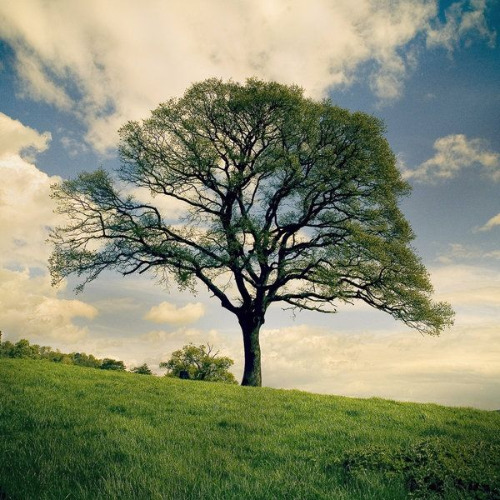
#> input picture lab3/photo.jpg, 500 x 500 px
$ python ex3.py
#> lines starting #> are read from the running program, lines starting #| are printed output that depends on the picture
import numpy as np
from PIL import Image
import matplotlib.pyplot as plt
from matplotlib.patches import Rectangle
from typing import Tuple
import os

class Node:
    def __init__(self, t_min, t_max, s_min, s_max, rank=0):
        self.t_min = t_min
        self.t_max = t_max
        self.s_min = s_min
        self.s_max = s_max
        self.size = (t_max - t_min + 1, s_max - s_min + 1)
        self.rank = rank
        self.singularvalues = None
        self.sons = []
        self.U = None
        self.V = None

def RGB():
    img = Image.open("photo.jpg").convert('RGB')
    data = np.array(img, dtype=np.uint8)
    R = data[:, :, 0].astype(np.float64)
    G = data[:, :, 1].astype(np.float64)
    B = data[:, :, 2].astype(np.float64)
    return [R, G, B]

def truncatedSVD(M, t_min, t_max, s_min, s_max, r):
    block = M[t_min: t_max + 1, s_min: s_max + 1]
    U, sigma, V = np.linalg.svd(block, full_matrices=False)
    return [U, sigma, V, block]

def CompressMatrix(M, t_min, t_max, s_min, s_max, r):
    [U, sigma, Vh, block] = truncatedSVD(M, t_min, t_max, s_min, s_max, r + 1)

    if np.allclose(block, 0):
        v = Node(t_min, t_max, s_min, s_max)
        return v

    actual_rank = min(r, len(sigma))

    v = Node(t_min, t_max, s_min, s_max, rank=actual_rank)
    v.singularvalues = sigma[:actual_rank]
    v.U = U[:, :actual_rank]
    D = np.diag(sigma[:actual_rank])
    v.V = D @ Vh[:actual_rank, :]

    return v

def CreateTree(M, t_min, t_max, s_min, s_max, r, e):
    [U, sigma, Vh, block] = truncatedSVD(M, t_min, t_max, s_min, s_max, r + 1)

    current_size = min(block.shape)

    if current_size <= r:
        is_admissible = True
    else:
        if sigma[r] < e:
            is_admissible = True
        else:
            is_admissible = False

    if is_admissible:
        v = CompressMatrix(M, t_min, t_max, s_min, s_max, r)
    else:
        v = Node(t_min, t_max, s_min, s_max)

        t_new_max = t_min + (t_max - t_min) // 2
        s_new_max = s_min + (s_max - s_min) // 2

        v.sons.append(CreateTree(M, t_min, t_new_max, s_min, s_new_max, r, e))
        v.sons.append(CreateTree(M, t_min, t_new_max, s_new_max + 1, s_max, r, e))
        v.sons.append(CreateTree(M, t_new_max + 1, t_max, s_min, s_new_max, r, e))
        v.sons.append(CreateTree(M, t_new_max + 1, t_max, s_new_max + 1, s_max, r, e))

    return v

def reconstruct_matrix(node):
    if node.sons:
        TL = reconstruct_matrix(node.sons[0])
        TR = reconstruct_matrix(node.sons[1])
        BL = reconstruct_matrix(node.sons[2])
        BR = reconstruct_matrix(node.sons[3])

        Top_row = np.hstack((TL, TR))
        Bottom_row = np.hstack((BL, BR))
        return np.vstack((Top_row, Bottom_row))
    else:
        if node.rank == 0:
            rows, cols = node.size
            return np.zeros((rows, cols), dtype=np.float64)
        else:
            return node.U @ node.V

# [14 lines left out: function reconstruct_bitmap, not called in this run]

def save_original_channels(R_orig, G_orig, B_orig):
    """Zapisuje oryginalne kanały jako obrazy w skali szarości"""
    R_orig_uint8 = np.clip(R_orig, 0, 255).astype(np.uint8)
    G_orig_uint8 = np.clip(G_orig, 0, 255).astype(np.uint8)
    B_orig_uint8 = np.clip(B_orig, 0, 255).astype(np.uint8)

    Image.fromarray(R_orig_uint8, 'L').save("original_R.png")
    Image.fromarray(G_orig_uint8, 'L').save("original_G.png")
    Image.fromarray(B_orig_uint8, 'L').save("original_B.png")

    # Zapisz oryginalny obraz RGB
    original_rgb = np.stack([R_orig_uint8, G_orig_uint8, B_orig_uint8], axis=2)
    Image.fromarray(original_rgb, 'RGB').save("original_RGB.png")

    print("Zapisano oryginalne kanały R, G, B oraz obraz RGB")

# [14 lines left out: function save_compressed_channels, not called in this run]

def plot_singular_values(sigma_R, sigma_G, sigma_B):
    """Rysuje wykres wartości osobliwych dla kanałów R, G, B"""
    plt.figure(figsize=(15, 10))

    # Wykres liniowy
    plt.subplot(2, 2, 1)
    plt.plot(sigma_R, 'r-', label='Kanał R', alpha=0.7, linewidth=2)
    plt.plot(sigma_G, 'g-', label='Kanał G', alpha=0.7, linewidth=2)
    plt.plot(sigma_B, 'b-', label='Kanał B', alpha=0.7, linewidth=2)
    plt.xlabel('Indeks wartości osobliwej')
    plt.ylabel('Wartość osobliwa')
    plt.title('Wartości osobliwe kanałów R, G, B\n(skala liniowa)')
    plt.legend()
    plt.grid(True, alpha=0.3)

    # Wykres logarytmiczny
    plt.subplot(2, 2, 2)
    plt.semilogy(sigma_R, 'r-', label='Kanał R', alpha=0.7, linewidth=2)
    plt.semilogy(sigma_G, 'g-', label='Kanał G', alpha=0.7, linewidth=2)
    plt.semilogy(sigma_B, 'b-', label='Kanał B', alpha=0.7, linewidth=2)
    plt.xlabel('Indeks wartości osobliwej')
    plt.ylabel('Wartość osobliwa (skala log)')
    plt.title('Wartości osobliwe kanałów R, G, B\n(skala logarytmiczna)')
    plt.legend()
    plt.grid(True, alpha=0.3)

    # Wykres pierwszych 50 wartości
    plt.subplot(2, 2, 3)
    n_show = min(50, len(sigma_R))
    plt.plot(range(n_show), sigma_R[:n_show], 'r-', label='Kanał R', alpha=0.7, linewidth=2)
    plt.plot(range(n_show), sigma_G[:n_show], 'g-', label='Kanał G', alpha=0.7, linewidth=2)
    plt.plot(range(n_show), sigma_B[:n_show], 'b-', label='Kanał B', alpha=0.7, linewidth=2)
    plt.xlabel('Indeks wartości osobliwej')
    plt.ylabel('Wartość osobliwa')
    plt.title('Pierwsze 50 wartości osobliwych\n(skala liniowa)')
    plt.legend()
    plt.grid(True, alpha=0.3)

    # Statystyki
    plt.subplot(2, 2, 4)
    plt.axis('off')
    stats_text = f"""
    STATYSTYKI WARTOŚCI OSOBLIWYCH:

    Kanał R:
    - σ₁ = {sigma_R[0]:.2f}
    - σ₁₀ = {sigma_R[9]:.2f}
    - σ₅₀ = {sigma_R[49]:.2f}
    - Liczba wartości: {len(sigma_R)}

    Kanał G:
    - σ₁ = {sigma_G[0]:.2f}
    - σ₁₀ = {sigma_G[9]:.2f}
    - σ₅₀ = {sigma_G[49]:.2f}
    - Liczba wartości: {len(sigma_G)}

    Kanał B:
    - σ₁ = {sigma_B[0]:.2f}
    - σ₁₀ = {sigma_B[9]:.2f}
    - σ₅₀ = {sigma_B[49]:.2f}
    - Liczba wartości: {len(sigma_B)}
    """
    plt.text(0.1, 0.9, stats_text, fontsize=10, verticalalignment='top',
             bbox=dict(boxstyle='round', facecolor='wheat', alpha=0.8))

    plt.tight_layout()
    plt.savefig('singular_values.png', dpi=300, bbox_inches='tight')
    plt.show()

def create_compression_visualization(R_root, G_root, B_root, method_name, original_size):
    """Tworzy wizualizację kompresji dla danej metody"""
    R_comp = reconstruct_matrix(R_root)
    G_comp = reconstruct_matrix(G_root)
    B_comp = reconstruct_matrix(B_root)

    R_final = np.clip(R_comp, 0, 255).astype(np.uint8)
    G_final = np.clip(G_comp, 0, 255).astype(np.uint8)
    B_final = np.clip(B_comp, 0, 255).astype(np.uint8)

    # Stwórz obraz RGB
    rgb_compressed = np.stack([R_final, G_final, B_final], axis=2)

    # Zapisz obrazy
    Image.fromarray(R_final, 'L').save(f"compressed_{method_name}_R.png")
    Image.fromarray(G_final, 'L').save(f"compressed_{method_name}_G.png")
    Image.fromarray(B_final, 'L').save(f"compressed_{method_name}_B.png")
    Image.fromarray(rgb_compressed, 'RGB').save(f"compressed_{method_name}_RGB.png")

    print(f"Zapisano wizualizację dla metody: {method_name}")

def draw_compression_tree(node, ax, max_depth=None, current_depth=0):
    """
    Rysuje wizualizację drzewa kompresji H-macierzy.

    Args:
        node: korzeń drzewa
        ax: osie matplotlib do rysowania
        max_depth: maksymalna głębokość do narysowania (None = bez ograniczeń)
        current_depth: aktualna głębokość (używana rekurencyjnie)
    """
    if max_depth is not None and current_depth > max_depth:
        return

    # Oblicz wymiary bloku
    x = node.s_min
    y = node.t_min
    width = node.s_max - node.s_min + 1
    height = node.t_max - node.t_min + 1

    # Rysuj prostokąt reprezentujący blok
    if node.sons:
        # Jeśli ma dzieci - to blok podzielony (nie skompresowany)
        rect = Rectangle((x, y), width, height, linewidth=1,
                        edgecolor='blue', facecolor='none', alpha=0.7)
        ax.add_patch(rect)

        # Rekurencyjnie rysuj dzieci
        for son in node.sons:
            draw_compression_tree(son, ax, max_depth, current_depth + 1)
    else:
        # Jeśli nie ma dzieci - to blok liścia (skompresowany lub zerowy)
        if node.rank > 0:
            # Blok skompresowany z rank > 0
            color = 'green' if node.rank <= 4 else 'orange'
            rect = Rectangle((x, y), width, height, linewidth=1,
                            edgecolor='darkgreen', facecolor=color, alpha=0.5)
            ax.add_patch(rect)

            # Dodaj tekst z rankiem
            # ax.text(x + width/2, y + height/2, f'rank={node.rank}',
            #        ha='center', va='center', fontsize=8, fontweight='bold')
        else:
            # Blok zerowy
            rect = Rectangle((x, y), width, height, linewidth=1,
                            edgecolor='red', facecolor='red', alpha=0.3)
            ax.add_patch(rect)

            # Dodaj tekst "zero"
            # ax.text(x + width/2, y + height/2, 'zero',
            #        ha='center', va='center', fontsize=8, fontweight='bold')

def visualize_compression_structure(R_root, G_root, B_root, method_name, original_size):
    """
    Tworzy wizualizację struktury kompresji dla wszystkich kanałów.

    Args:
        R_root, G_root, B_root: korzenie drzew dla każdego kanału
        method_name: nazwa metody kompresji
        original_size: krotka (wysokość, szerokość)
    """
    fig, axes = plt.subplots(1, 3, figsize=(18, 6))
    channels = ['R (Czerwony)', 'G (Zielony)', 'B (Niebieski)']
    roots = [R_root, G_root, B_root]

    for idx, (ax, channel, root) in enumerate(zip(axes, channels, roots)):
        # Rysuj strukturę drzewa
        draw_compression_tree(root, ax, max_depth=5)

        # Konfiguruj wykres
        ax.set_xlim(0, original_size[1])
        ax.set_ylim(0, original_size[0])
        ax.set_aspect('equal')
        ax.invert_yaxis()  # Oś Y rosnąca w dół (jak w obrazach)
        ax.set_title(f'Struktura kompresji - Kanał {channel}\nMetoda: {method_name}')
        ax.set_xlabel('Szerokość (piksele)')
        ax.set_ylabel('Wysokość (piksele)')
        ax.grid(True, alpha=0.3, linestyle='--')

    # Dodaj legendę
    from matplotlib.patches import Patch
    legend_elements = [
        Patch(facecolor='none', edgecolor='blue', alpha=0.7, label='Blok podzielony'),
        Patch(facecolor='green', edgecolor='darkgreen', alpha=0.5, label='Blok rank≤4'),
        Patch(facecolor='orange', edgecolor='darkgreen', alpha=0.5, label='Blok rank>4'),
        Patch(facecolor='red', edgecolor='red', alpha=0.3, label='Blok zerowy')
    ]

    fig.legend(handles=legend_elements, loc='lower center', ncol=4,
               bbox_to_anchor=(0.5, -0.05))

    plt.tight_layout()
    plt.savefig(f'compression_structure_{method_name}.png', dpi=300,
                bbox_inches='tight')
    plt.close(fig)
    print(f"Zapisano wizualizację struktury kompresji: 'compression_structure_{method_name}.png'")

def visualize_single_channel_compression(root, channel_name, method_name, original_size, max_depth=None):
    """
    Tworzy szczegółową wizualizację struktury kompresji dla pojedynczego kanału.

    Args:
        root: korzeń drzewa dla kanału
        channel_name: nazwa kanału
        method_name: nazwa metody kompresji
        original_size: krotka (wysokość, szerokość)
        max_depth: maksymalna głębokość do wyświetlenia
    """
    fig, (ax1, ax2) = plt.subplots(1, 2, figsize=(16, 8))

    # Pierwszy wykres: pełna struktura
    draw_compression_tree(root, ax1)
    ax1.set_xlim(0, original_size[1])
    ax1.set_ylim(0, original_size[0])
    ax1.set_aspect('equal')
    ax1.invert_yaxis()
    ax1.set_title(f'Pełna struktura kompresji\nKanał {channel_name}, Metoda: {method_name}')
    ax1.set_xlabel('Szerokość (piksele)')
    ax1.set_ylabel('Wysokość (piksele)')
    ax1.grid(True, alpha=0.2, linestyle='--')

    # Drugi wykres: ograniczona głębokość
    if max_depth is not None:
        draw_compression_tree(root, ax2, max_depth=max_depth)
        ax2.set_xlim(0, original_size[1])
        ax2.set_ylim(0, original_size[0])
        ax2.set_aspect('equal')
        ax2.invert_yaxis()
        ax2.set_title(f'Struktura kompresji (głębokość ≤ {max_depth})\nKanał {channel_name}, Metoda: {method_name}')
        ax2.set_xlabel('Szerokość (piksele)')
        ax2.set_ylabel('Wysokość (piksele)')
        ax2.grid(True, alpha=0.2, linestyle='--')
    else:
        ax2.axis('off')
        ax2.text(0.5, 0.5, 'Ograniczenie głębokości\nnie zastosowane',
                ha='center', va='center', fontsize=12,
                transform=ax2.transAxes)

    # Dodaj statystyki
    stats_text = collect_tree_statistics(root)
    fig.text(0.02, 0.02, stats_text, fontsize=9,
             verticalalignment='bottom',
             bbox=dict(boxstyle='round', facecolor='lightgray', alpha=0.8))

    plt.tight_layout()
    plt.savefig(f'compression_structure_{method_name}_{channel_name}.png',
                dpi=300, bbox_inches='tight')
    plt.close(fig)
    print(f"Zapisano szczegółową wizualizację: 'compression_structure_{method_name}_{channel_name}.png'")

def collect_tree_statistics(node, stats=None):
    """
    Zbiera statystyki drzewa kompresji.

    Returns:
        string ze statystykami
    """
    if stats is None:
        stats = {
            'total_blocks': 0,
            'leaf_blocks': 0,
            'divided_blocks': 0,
            'zero_blocks': 0,
            'compressed_blocks': 0,
            'max_rank': 0,
            'min_block_size': float('inf'),
            'max_block_size': 0
        }

    stats['total_blocks'] += 1

    # Oblicz rozmiar bloku
    block_size = (node.t_max - node.t_min + 1) * (node.s_max - node.s_min + 1)
    stats['min_block_size'] = min(stats['min_block_size'], block_size)
    stats['max_block_size'] = max(stats['max_block_size'], block_size)

    if node.sons:
        stats['divided_blocks'] += 1
        for son in node.sons:
            collect_tree_statistics(son, stats)
    else:
        stats['leaf_blocks'] += 1
        if node.rank == 0:
            stats['zero_blocks'] += 1
        else:
            stats['compressed_blocks'] += 1
            stats['max_rank'] = max(stats['max_rank'], node.rank)

    if stats == stats:  # Sprawdzenie czy to korzeń
        stats_text = f"""
        STATYSTYKI STRUKTURY KOMPRESJI:
        - Całkowita liczba bloków: {stats['total_blocks']}
        - Bloki liście: {stats['leaf_blocks']}
        - Bloki podzielone: {stats['divided_blocks']}
        - Bloki skompresowane: {stats['compressed_blocks']}
        - Bloki zerowe: {stats['zero_blocks']}
        - Maksymalny rank: {stats['max_rank']}
        - Minimalny rozmiar bloku: {stats['min_block_size']} pikseli
        - Maksymalny rozmiar bloku: {stats['max_block_size']} pikseli
        """
        return stats_text

def main():
    # Wczytaj obraz
    print("Wczytywanie obrazu...")
    RGB_matrices = RGB()
#> in RGB, img is the input picture: PIL image 500x500 RGB; mean R, G, B 133.5, 138.4, 111.7
#> in RGB, `B = data[:, :, 2].astype(np.float64)`:
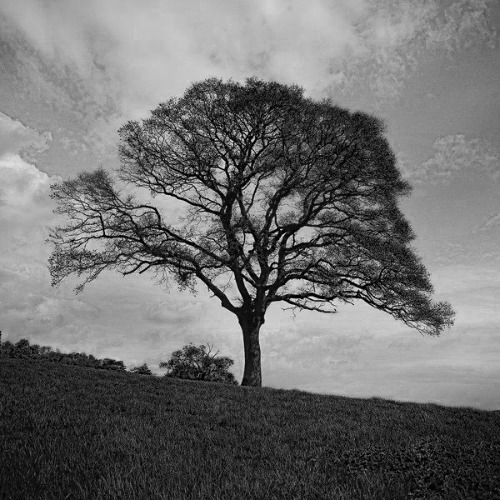
#> B: shape (500, 500) float64; min 0, max 231, mean 111.7
#> RGB_matrices = 3 items
    R_orig, G_orig, B_orig = RGB_matrices
    N, M = R_orig.shape
#> N = 500; M = 500

    print(f"Wymiary obrazu: {N}x{M}")
#| Wymiary obrazu: 500x500

    # Zapisz oryginalne kanały i obraz RGB
    print("Zapisywanie oryginalnych kanałów...")
    save_original_channels(R_orig, G_orig, B_orig)

    # Oblicz pełne SVD dla każdego kanału
    print("Obliczanie SVD dla kanału R...")
    U_R, sigma_R, V_R = np.linalg.svd(R_orig, full_matrices=False)
#> sigma_R = 500 values, max 71276 at index 0, min 0.113 at index 499, mean 620.9
    print("Obliczanie SVD dla kanału G...")
    U_G, sigma_G, V_G = np.linalg.svd(G_orig, full_matrices=False)
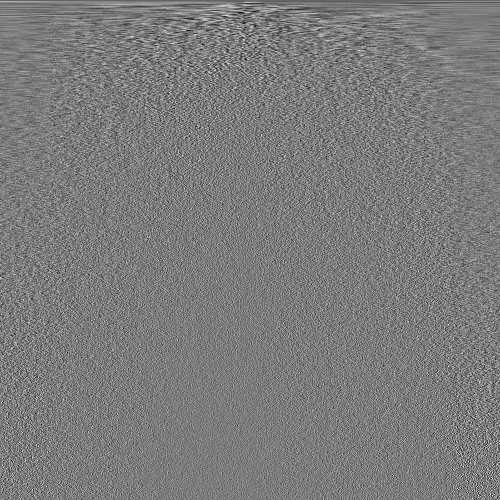
#> V_G: shape (500, 500) float64; min -0.242, max 0.255, mean -9.74e-05; drawn with min black and max white
#> sigma_G = 500 values, max 71826.3 at index 0, min 0.106 at index 499, mean 584.2
    print("Obliczanie SVD dla kanału B...")
    U_B, sigma_B, V_B = np.linalg.svd(B_orig, full_matrices=False)
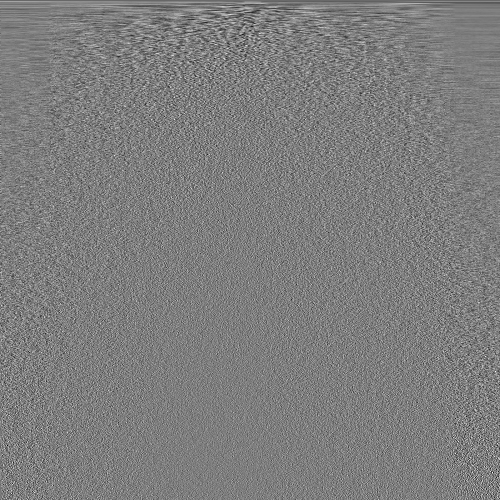
#> V_B: shape (500, 500) float64; min -0.274, max 0.28, mean -9.53e-05; drawn with min black and max white
#> sigma_B = 500 values, max 60020.1 at index 0, min 0.031 at index 499, mean 547.4

    # Narysuj wykres wartości osobliwych
    print("Tworzenie wykresu wartości osobliwych...")
    plot_singular_values(sigma_R, sigma_G, sigma_B)
#> in plot_singular_values, `n_show = min(50, len(sigma_R))`: n_show = 50
#> in plot_singular_values, `plt.savefig('singular_values.png', dpi=300, bbox_inches='tight')`:
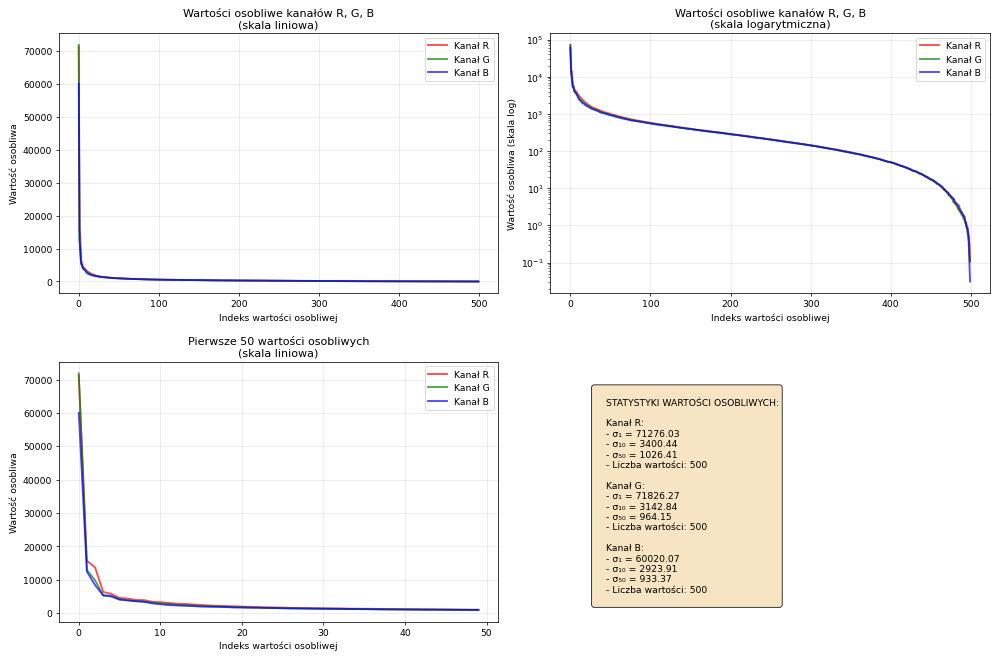
#> figure drawn by matplotlib, 3 panels; panel 1: curve peaks at x = 0, y = 71276; panel 1: curve peaks at x = 0, y = 71826.3; panel 1: curve peaks at x = 0, y = 60020.1; panel 2: curve peaks at x = 0, y = 71276

    # Określ k
    n_singular = min(N, M)
#> n_singular = 500
    k = int(np.log2(n_singular))
#> k = 8
    print(f"Liczba wartości osobliwych: {n_singular}, k = {k}")
#| Liczba wartości osobliwych: 500, k = 8

    # Metody kompresji - 6 wariantów
    methods = [
        ('r8_delta_sigma1', 8, sigma_R[0]),  # r = 1, delta = sigma1
        ('r8_delta_sigma2k', 8, sigma_R[2**k - 1]),  # r = 1, delta = sigma(2^k)
        ('r8_delta_sigma2k2', 8, sigma_R[2**(k-1) - 1]),  # r = 1, delta = sigma(2^k/2)
        ('r4_delta_sigma1', 4, sigma_R[0]),  # r = 4, delta = sigma1
        ('r4_delta_sigma2k', 4, sigma_R[2**k - 1]),  # r = 4, delta = sigma(2^k)
        ('r4_delta_sigma2k2', 4, sigma_R[2**(k-1) - 1]),  # r = 4, delta = sigma(2^k/2)
    ]
#> methods = [('r8_delta_sigma1', 8, 71276), ('r8_delta_sigma2k', 8, 201.2), ('r8_delta_sigma2k2', 8, 471.2), ('r4_delta_sigma1', 4, 71276), ('r4_delta_sigma2k', 4, 201.2), ('r4_delta_sigma2k2', 4, 471.2)]

    print(f"\nWartości progowe dla metod delta:")
    print(f"  sigma1: {sigma_R[0]:.2f}")
#|   sigma1: 71276.03
    print(f"  sigma(2^k): {sigma_R[2**k - 1]:.2f} (indeks {2**k - 1})")
#|   sigma(2^k): 201.17 (indeks 255)
    print(f"  sigma(2^k/2): {sigma_R[2**(k-1) - 1]:.2f} (indeks {2**(k-1) - 1})")
#|   sigma(2^k/2): 471.22 (indeks 127)

    # Kompresja dla każdej metody
    for method_name, r, e in methods:
        print(f"\n{'='*50}")
        print(f"Kompresja metodą: {method_name}")
        print(f"Parametry: r={r}, e={e:.2f}")

        # Kompresja każdego kanału
        print("Kompresja kanału R...")
        R_root = CreateTree(R_orig, 0, N-1, 0, M-1, r, e)
        print("Kompresja kanału G...")
        G_root = CreateTree(G_orig, 0, N-1, 0, M-1, r, e)
        print("Kompresja kanału B...")
        B_root = CreateTree(B_orig, 0, N-1, 0, M-1, r, e)

        # Odtworzenie i zapisanie wyników
        create_compression_visualization(R_root, G_root, B_root, method_name, (N, M))

        # Stwórz wizualizację struktury kompresji
        print("Tworzenie wizualizacji struktury kompresji...")
        visualize_compression_structure(R_root, G_root, B_root, method_name, (N, M))

        # Stwórz szczegółową wizualizację dla kanału R
        visualize_single_channel_compression(R_root, 'R', method_name, (N, M), max_depth=4)
#> this loop made 6 passes
#> (r, e) on pass 1: (8, 71276)
#> (printed output is left out)
#> pass 1, in create_compression_visualization, `R_final = np.clip(R_comp, 0, 255).astype(np.uint8)`:
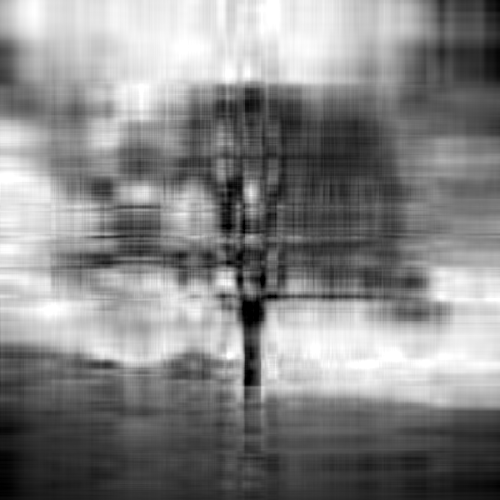
#> R_final: shape (500, 500); min 0, max 255, mean 133
#> pass 1, in visualize_compression_structure, `plt.savefig(f'compression_structure_{method_name}.png', dpi=300, bbox_..`:
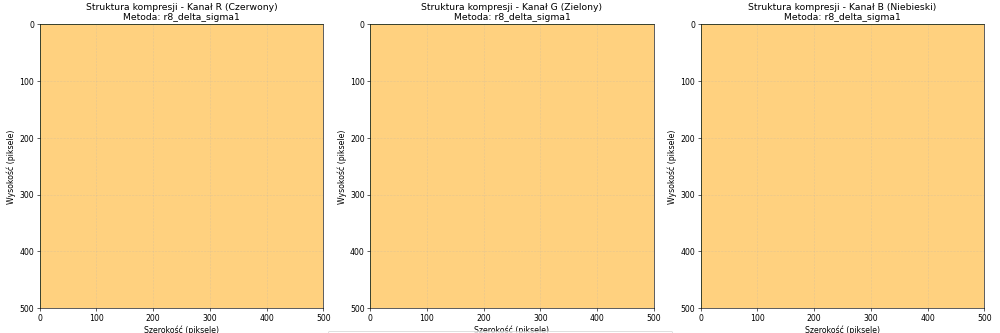
#> figure drawn by matplotlib, 3 panels
#> pass 2, in visualize_single_channel_compression (call 2), `plt.savefig(f'compression_structure_{method_name}_{channel_name}.png',..`:
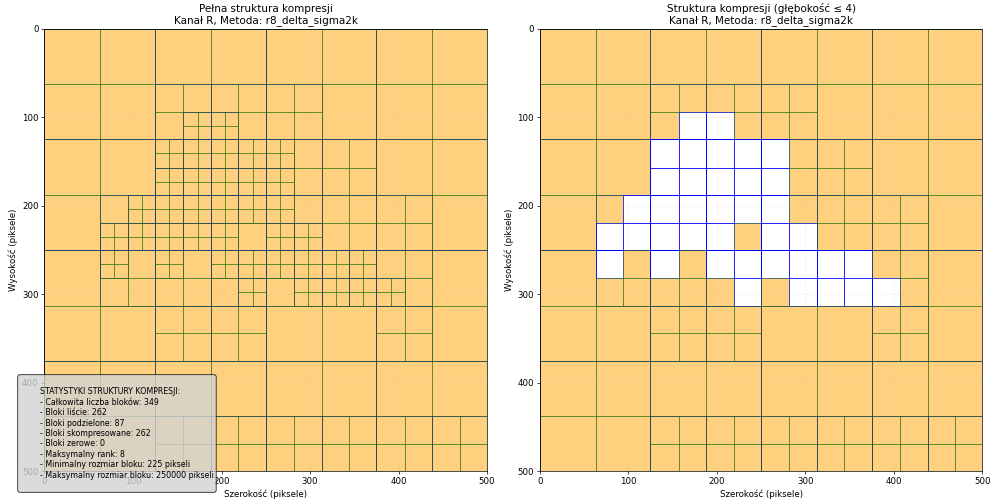
#> figure drawn by matplotlib, 2 panels

    print(f"\n{'='*50}")
    print("WSZYSTKIE METODY KOMPRESJI ZOSTAŁY WYKONANE!")
    print("Utworzono następujące pliki:")
    print("- singular_values.png - wykres wartości osobliwych")
    print("- original_R.png, original_G.png, original_B.png - oryginalne kanały")
    print("- original_RGB.png - oryginalny obraz")
    print("- Dla każdej metody: compressed_[nazwa]_R/G/B/RGB.png - skompresowane wersje")
    print("- Dla każdej metody: compression_structure_[nazwa].png - wizualizacja struktury")
    print("- Dla każdej metody: compression_structure_[nazwa]_R.png - szczegółowa wizualizacja kanału R")

if __name__ == '__main__':
    main()
